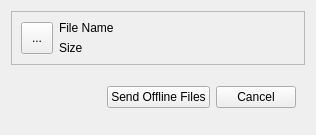
<?xml version="1.0" encoding="UTF-8"?>
<ui version="4.0">
 <class>ProgressInfoWidget</class>
 <widget class="QWidget" name="ProgressInfoWidget">
  <property name="geometry">
   <rect>
    <x>0</x>
    <y>0</y>
    <width>316</width>
    <height>135</height>
   </rect>
  </property>
  <property name="windowTitle">
   <string>Form</string>
  </property>
  <layout class="QVBoxLayout" name="verticalLayout">
   <item>
    <widget class="QFrame" name="frame">
     <property name="frameShape">
      <enum>QFrame::StyledPanel</enum>
     </property>
     <property name="frameShadow">
      <enum>QFrame::Raised</enum>
     </property>
     <layout class="QGridLayout" name="gridLayout_3">
      <item row="0" column="0" rowspan="2">
       <widget class="QToolButton" name="toolButtonFile">
        <property name="minimumSize">
         <size>
          <width>32</width>
          <height>32</height>
         </size>
        </property>
        <property name="toolTip">
         <string>Open File</string>
        </property>
        <property name="text">
         <string>...</string>
        </property>
        <property name="iconSize">
         <size>
          <width>64</width>
          <height>64</height>
         </size>
        </property>
       </widget>
      </item>
      <item row="0" column="1">
       <widget class="QLabel" name="labelFileName">
        <property name="text">
         <string notr="true">File Name</string>
        </property>
        <property name="openExternalLinks">
         <bool>true</bool>
        </property>
        <property name="textInteractionFlags">
         <set>Qt::LinksAccessibleByMouse|Qt::TextSelectableByMouse</set>
        </property>
       </widget>
      </item>
      <item row="1" column="1">
       <widget class="QLabel" name="labelStatus">
        <property name="text">
         <string notr="true">Size</string>
        </property>
       </widget>
      </item>
     </layout>
    </widget>
   </item>
   <item>
    <widget class="QStackedWidget" name="stackedWidget">
     <property name="currentIndex">
      <number>0</number>
     </property>
     <widget class="QWidget" name="pageWaitingForSending">
      <layout class="QHBoxLayout" name="horizontalLayout">
       <item>
        <spacer name="horizontalSpacer">
         <property name="orientation">
          <enum>Qt::Horizontal</enum>
         </property>
         <property name="sizeHint" stdset="0">
          <size>
           <width>40</width>
           <height>20</height>
          </size>
         </property>
        </spacer>
       </item>
       <item>
        <widget class="QPushButton" name="pushButtonSendOfflineFile">
         <property name="text">
          <string>Send Offline Files</string>
         </property>
        </widget>
       </item>
       <item>
        <widget class="QPushButton" name="pushButtonCancel">
         <property name="text">
          <string>Cancel</string>
         </property>
        </widget>
       </item>
      </layout>
     </widget>
     <widget class="QWidget" name="pageProgress">
      <layout class="QGridLayout" name="gridLayout_2">
       <property name="leftMargin">
        <number>3</number>
       </property>
       <property name="topMargin">
        <number>3</number>
       </property>
       <property name="rightMargin">
        <number>3</number>
       </property>
       <property name="bottomMargin">
        <number>3</number>
       </property>
       <property name="spacing">
        <number>3</number>
       </property>
       <item row="0" column="0">
        <widget class="QProgressBar" name="progressBar">
         <property name="value">
          <number>0</number>
         </property>
        </widget>
       </item>
       <item row="1" column="0">
        <widget class="QLabel" name="label_3">
         <property name="text">
          <string>Speed:</string>
         </property>
        </widget>
       </item>
       <item row="0" column="1">
        <widget class="QToolButton" name="toolButtonAbort">
         <property name="text">
          <string>...</string>
         </property>
         <property name="icon">
          <iconset resource="../../resources.qrc">
           <normaloff>:/resources/images/closetab.png</normaloff>:/resources/images/closetab.png</iconset>
         </property>
         <property name="autoRaise">
          <bool>false</bool>
         </property>
        </widget>
       </item>
      </layout>
     </widget>
     <widget class="QWidget" name="pageWaitingForReceiving">
      <layout class="QHBoxLayout" name="horizontalLayout_2">
       <item>
        <spacer name="horizontalSpacer_2">
         <property name="orientation">
          <enum>Qt::Horizontal</enum>
         </property>
         <property name="sizeHint" stdset="0">
          <size>
           <width>40</width>
           <height>20</height>
          </size>
         </property>
        </spacer>
       </item>
       <item>
        <widget class="QPushButton" name="pushButtonAccept">
         <property name="text">
          <string>Accept</string>
         </property>
        </widget>
       </item>
       <item>
        <widget class="QPushButton" name="pushButtonSaveAs">
         <property name="text">
          <string>Save As</string>
         </property>
        </widget>
       </item>
       <item>
        <widget class="QPushButton" name="pushButtonDecline">
         <property name="text">
          <string>Decline</string>
         </property>
        </widget>
       </item>
      </layout>
     </widget>
    </widget>
   </item>
  </layout>
 </widget>
 <resources>
  <include location="../../resources.qrc"/>
 </resources>
 <connections/>
</ui>
